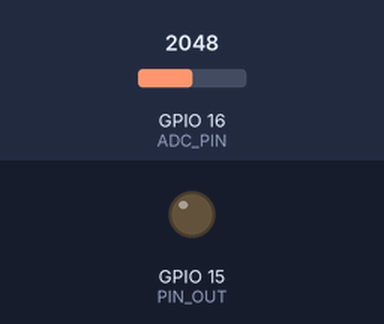
The program below on a simulated ESP32-S3. Parts: output pins drawn as LEDs (lit = HIGH). The inputs (shaded band) are chosen by the test bench; at power-on: GPIO 16 (ADC_PIN) = 2048.

Above: at 1.2 s.
1.3 s: GPIO 16 (ADC_PIN) set to 1953
At 2.4 s:
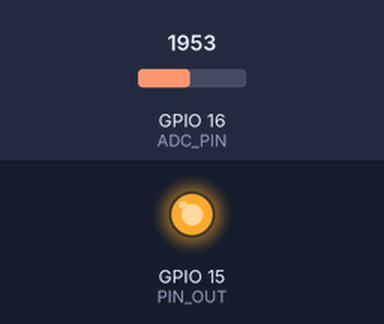
2.8 s: GPIO 16 (ADC_PIN) set to 2955
4.3 s: GPIO 16 (ADC_PIN) set to 3046
At 4.6 s:
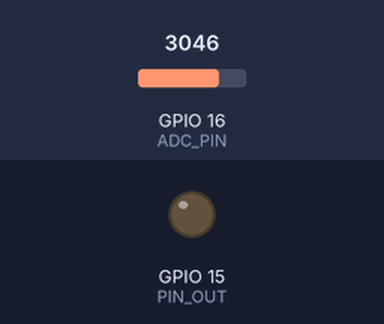
5.8 s: GPIO 16 (ADC_PIN) set to 1960
At 7.0 s:
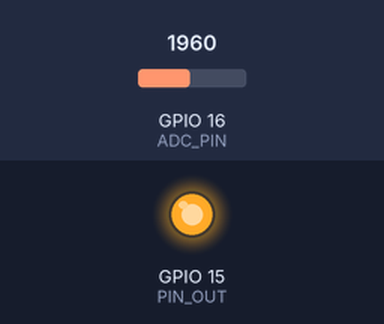
Timing chart, 0 to 8.3 s (numbered marks = the images above; inputs shaded):
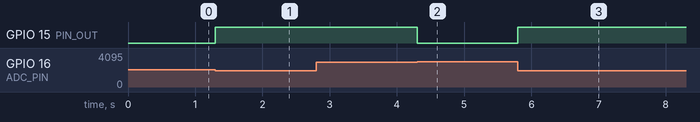

Measured:
- the behaviour switches between 2000 and 1999 on GPIO 16 (ADC_PIN) (found by bisection; images 0 and 1)
- the behaviour switches between 3000 and 3001 on GPIO 16 (ADC_PIN) (found by bisection; images 1 and 2)
- after the input at 1.3 s, GPIO 15 (PIN_OUT): LOW → HIGH at once
- after the input at 2.8 s, every drawn part: stays the same
- after the input at 4.3 s, GPIO 15 (PIN_OUT): HIGH → LOW at once
- after the input at 5.8 s, GPIO 15 (PIN_OUT): LOW → HIGH at once

The program:

main.cpp
```cpp
#include <Arduino.h>

#define ADC_PIN 16
#define PIN_OUT 15
#define THRESHOLD_DARK 2000
#define THRESHOLD_LIGHT 3000

void setup() {
  pinMode(ADC_PIN, INPUT);
  pinMode(PIN_OUT, OUTPUT);
}

void loop() {
  int adcValue = analogRead(ADC_PIN);

  if (adcValue < THRESHOLD_DARK) {
    digitalWrite(PIN_OUT, HIGH);
  }

  if (adcValue > THRESHOLD_LIGHT) {
    digitalWrite(PIN_OUT, LOW);
  }
}
```
